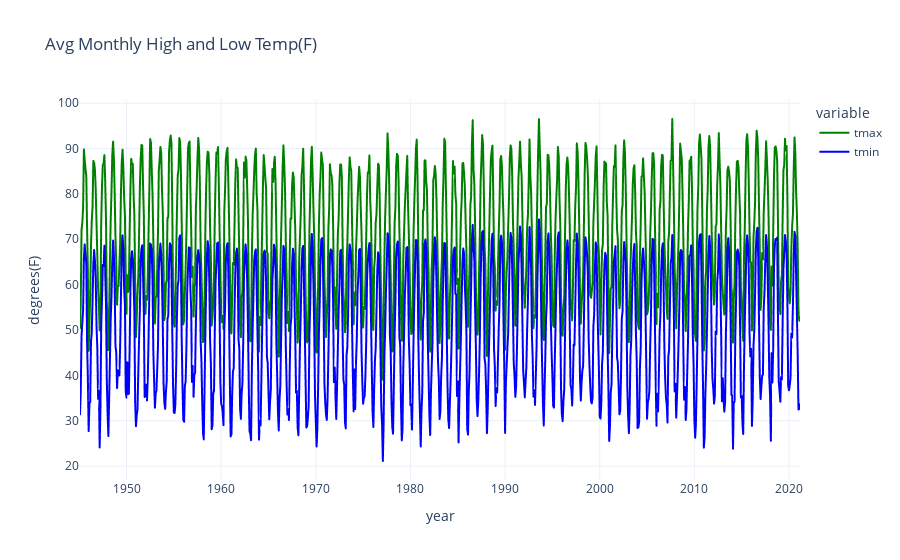

Notebook cell for this chart:
### Code cell
#perhaps some slight upward trend in avg monthly temp; seems most noticeable between 2010 and 2020
#chart is definitely a little noisy but with Plotly you can easily zoom in/pan/etc.
fig = px.line(monthly_temp[['tmax', 'tmin']], template='plotly_white', color_discrete_sequence=['green', 'blue'],
       title='Avg Monthly High and Low Temp(F)', labels={'value':'degrees(F)', 'date':'year'})
fig.show()

### Figure 1 — Plotly figure (JSON) as saved in the notebook; plotly's stock layout.template omitted (floating-point values rounded to 4 significant figures; data arrays with more than 128 entries replaced by an {"elided": "..."} marker saying what was removed)
{"data": [{"hovertemplate": "variable=tmax<br>year=%{x}<br>degrees(F)=%{y}<extra></extra>", "legendgroup": "tmax", "line": {"color": "green", "dash": "solid"}, "mode": "lines", "name": "tmax", "showlegend": true, "type": "scattergl", "x": {"elided": "914 str values"}, "xaxis": "x", "y": {"elided": "914 float values"}, "yaxis": "y"}, {"hovertemplate": "variable=tmin<br>year=%{x}<br>degrees(F)=%{y}<extra></extra>", "legendgroup": "tmin", "line": {"color": "blue", "dash": "solid"}, "mode": "lines", "name": "tmin", "showlegend": true, "type": "scattergl", "x": {"elided": "914 str values"}, "xaxis": "x", "y": {"elided": "914 float values"}, "yaxis": "y"}], "layout": {"legend": {"title": {"text": "variable"}, "tracegroupgap": 0}, "title": {"text": "Avg Monthly High and Low Temp(F)"}, "xaxis": {"anchor": "y", "domain": [0, 1], "title": {"text": "year"}}, "yaxis": {"anchor": "x", "domain": [0, 1], "title": {"text": "degrees(F)"}}}}
